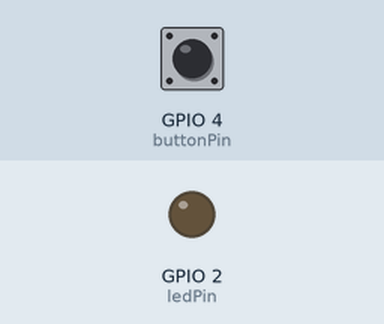
This sketch was run on a simulated ESP8266 (Wemos D1 mini). Parts: output pins drawn as LEDs (lit = HIGH). Dashed ring = blinking. The inputs (shaded band) are chosen by the test bench; at power-on: GPIO 4 (buttonPin) LOW.

Above: at 1.2 s.
1.3 s: GPIO 4 (buttonPin) pulled HIGH for 1 s
At 3.3 s:
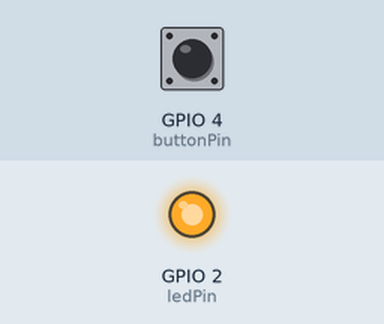
3.8 s: GPIO 4 (buttonPin) pulled HIGH for 3.2 s
At 4.28 s:
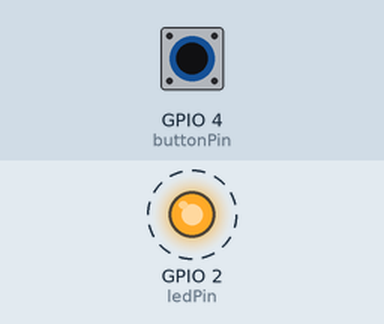
Timing chart, 0 to 8.5 s (numbered marks = the images above; inputs shaded):
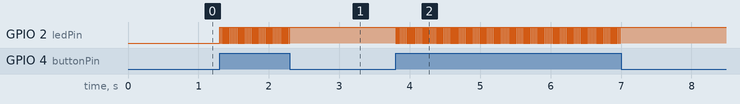

The sketch:

2-2buttonChatt.ino
```cpp
/*
 Ex2. 2-2buttonChatt.ino
 D1 mini Button chattering occurs
*/
#include <ESP8266WiFi.h>

const int buttonPin = 4;//D2
const int ledPin = 2;//BUILTIN_LED D4

int sw = 0;
bool X = LOW;

void setup()
{
  pinMode(ledPin, OUTPUT);
  pinMode(buttonPin, INPUT);
}

void loop()
{
  sw = digitalRead(buttonPin);
  if (sw == HIGH) {
    if (X == HIGH) {
      X = LOW;
    } else {
      X = HIGH;
    }
    delay(1);
  }

  if (X == HIGH) {
    digitalWrite(ledPin, HIGH);
  } else {
    digitalWrite(ledPin, LOW);
  }
  delay(10);
}
```

Measured:
- after the input at 1.3 s, GPIO 2 (ledPin): alternates HIGH for 0.01 s and LOW for 0.01 s, 91 changes in all, then stays HIGH, starting at once
- after the input at 3.8 s, GPIO 2 (ledPin): alternates HIGH for 0.01 s and LOW for 0.01 s, 290 changes in all, then stays HIGH, starting at once
